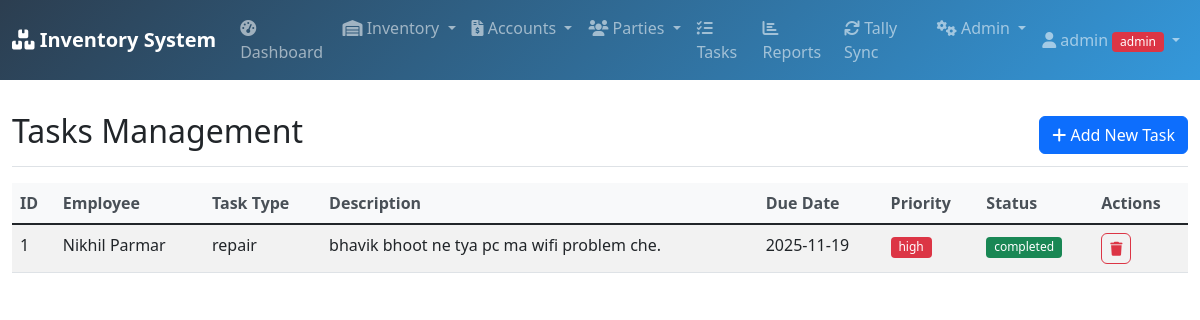
The page /tasks (signed in) on the database its author committed.
### database.py (models this page shows, shortened)
class User(UserMixin, db.Model):
    id = db.Column(db.Integer, primary_key=True)
    username = db.Column(db.String(80), unique=True, nullable=False)
    password = db.Column(db.String(120), nullable=False)
    role = db.Column(db.String(20), default='user')
    email = db.Column(db.String(120))
    phone = db.Column(db.String(20))
    created_date = db.Column(db.DateTime, default=datetime.utcnow)
    is_active = db.Column(db.Boolean, default=True)

class WorkerTask(db.Model):
    id = db.Column(db.Integer, primary_key=True)
    employee_id = db.Column(db.Integer, db.ForeignKey('employee.id'), nullable=False)
    task_type = db.Column(db.String(50))
    description = db.Column(db.Text)
    assigned_date = db.Column(db.DateTime, default=datetime.utcnow)
    due_date = db.Column(db.DateTime)
    status = db.Column(db.String(20), default='pending')
    priority = db.Column(db.String(20), default='medium')
    employee = db.relationship('Employee', backref='tasks')

class Employee(db.Model):
    id = db.Column(db.Integer, primary_key=True)
    name = db.Column(db.String(100), nullable=False)
    role = db.Column(db.String(50))
    department = db.Column(db.String(50))
    hourly_rate = db.Column(db.Float, default=0)
    phone = db.Column(db.String(20))
    email = db.Column(db.String(100))
    address = db.Column(db.Text)
    join_date = db.Column(db.DateTime, default=datetime.utcnow)

### app.py (the view)
@app.route('/tasks')
@login_required
def tasks():
    try:
        tasks_list = WorkerTask.query.all()
        employees = Employee.query.all()
        return render_template('tasks.html', tasks=tasks_list, employees=employees)
    except Exception as e:
        flash(f'Error loading tasks: {str(e)}', 'danger')
        return render_template('tasks.html', tasks=[], employees=[])

### app.py (called while the page is built)
@login_manager.user_loader
def load_user(user_id):
    return User.query.get(int(user_id))

### templates/tasks.html (shortened to what this page needs)
{% extends "base.html" %}
{% block content %}
<div class="d-flex justify-content-between flex-wrap flex-md-nowrap align-items-center pt-3 pb-2 mb-3 border-bottom">
    <h1 class="h2">Tasks Management</h1>
    <button type="button" class="btn btn-primary" data-bs-toggle="modal" data-bs-target="#addTaskModal">
        <i class="fas fa-plus"></i> Add New Task
    </button>
</div>
<div class="table-responsive">
    <table class="table table-striped table-hover">
        <thead>
            <tr>
                <th>ID</th>
                <th>Employee</th>
                <th>Task Type</th>
                <th>Description</th>
                <th>Due Date</th>
                <th>Priority</th>
                <th>Status</th>
                <th>Actions</th>
            </tr>
        </thead>
        <tbody>
            {% for task in tasks %}
            <tr>
                <td>{{ task.id }}</td>
                <td>{{ task.employee.name if task.employee else 'N/A' }}</td>
                <td>{{ task.task_type }}</td>
                <td>{{ task.description }}</td>
                <td>{{ task.due_date.strftime('%Y-%m-%d') if task.due_date else 'No due date' }}</td>
                <td>
                    <span class="badge bg-{{ 'danger' if task.priority == 'high' else 'warning' if task.priority == 'medium' else 'info' }}">
                        {{ task.priority }}
                    </span>
                </td>
                <td>
                    <span class="badge bg-{{ 'success' if task.status == 'completed' else 'warning' if task.status == 'in_progress' else 'secondary' }}">
                        {{ task.status }}
                    </span>
                </td>
                <td>
                    <div class="btn-group">
                        <a href="{{ url_for('delete_task', task_id=task.id) }}" class="btn btn-sm btn-outline-danger" onclick="return confirm('Are you sure you want to delete this task?')">
                            <i class="fas fa-trash"></i>
                        </a>
                    </div>
                </td>
            </tr>
            {% endfor %}
        </tbody>
    </table>
</div>
{% endblock %}

### templates/base.html (shortened to what this page needs)
<!DOCTYPE html>
<html lang="en">
<head>
    <link href="https://cdn.jsdelivr.net/npm/bootstrap@5.1.3/dist/css/bootstrap.min.css" rel="stylesheet">
    <link href="https://cdnjs.cloudflare.com/ajax/libs/font-awesome/6.0.0/css/all.min.css" rel="stylesheet">
    <link href="{{ url_for('static', filename='style.css') }}" rel="stylesheet">
</head>
<body>
    <nav class="navbar navbar-expand-lg navbar-dark bg-dark">
        <div class="container-fluid">
            <a class="navbar-brand" href="{{ url_for('dashboard') }}">
                <i class="fas fa-boxes"></i> Inventory System
            </a>
            <div class="collapse navbar-collapse" id="navbarNav">
                <ul class="navbar-nav me-auto">
                    {% if current_user.is_authenticated %}
                    <li class="nav-item">
                        <a class="nav-link" href="{{ url_for('dashboard') }}">
                            <i class="fas fa-tachometer-alt"></i> Dashboard
                        </a>
                    </li>
                    <li class="nav-item dropdown">
                        <a class="nav-link dropdown-toggle" href="#" id="inventoryDropdown" role="button" data-bs-toggle="dropdown">
                            <i class="fas fa-warehouse"></i> Inventory
                        </a>
                    </li>
                    <li class="nav-item dropdown">
                        <a class="nav-link dropdown-toggle" href="#" id="accountsDropdown" role="button" data-bs-toggle="dropdown">
                            <i class="fas fa-file-invoice-dollar"></i> Accounts
                        </a>
                    </li>
                    <li class="nav-item dropdown">
                        <a class="nav-link dropdown-toggle" href="#" id="partiesDropdown" role="button" data-bs-toggle="dropdown">
                            <i class="fas fa-users"></i> Parties
                        </a>
                    </li>
                    <li class="nav-item">
                        <a class="nav-link" href="{{ url_for('tasks') }}">
                            <i class="fas fa-tasks"></i> Tasks
                        </a>
                    </li>
                    <li class="nav-item">
                        <a class="nav-link" href="{{ url_for('reports') }}">
                            <i class="fas fa-chart-bar"></i> Reports
                        </a>
                    </li>
                    <li class="nav-item">
                        <a class="nav-link" href="{{ url_for('tally_sync') }}">
                            <i class="fas fa-sync"></i> Tally Sync
                        </a>
                    </li>
                    {% if current_user.role == 'admin' %}
                    <li class="nav-item dropdown">
                        <a class="nav-link dropdown-toggle" href="#" id="adminDropdown" role="button" data-bs-toggle="dropdown">
                            <i class="fas fa-cogs"></i> Admin
                        </a>
                    </li>
                    {% endif %}
                    {% endif %}
                </ul>
                <ul class="navbar-nav">
                    {% if current_user.is_authenticated %}
                    <li class="nav-item dropdown">
                        <a class="nav-link dropdown-toggle" href="#" id="userDropdown" role="button" data-bs-toggle="dropdown">
                            <i class="fas fa-user"></i> {{ current_user.username }}
                            <span class="badge bg-{% if current_user.role == 'admin' %}danger{% else %}info{% endif %}">
                                {{ current_user.role }}
                            </span>
                        </a>
                    </li>
                    {% else %}
                    <li class="nav-item">
                        <a class="nav-link" href="{{ url_for('login') }}">
                            <i class="fas fa-sign-in-alt"></i> Login
                        </a>
                    </li>
                    {% endif %}
                </ul>
            </div>
        </div>
    </nav>
    <div class="container-fluid mt-3">
        {% block content %}{% endblock %}
    </div>
</body>
</html>

### static/style.css (style rules this page uses)
.table th { border-top: none; font-weight: 600; color: #495057; background-color: #f8f9fa; }
.badge { font-size: 0.75em; font-weight: 500; }
.btn { border-radius: 0.375rem; font-weight: 500; transition: all 0.2s; }
.navbar-brand { font-weight: 700; }
.navbar-dark { background: linear-gradient(135deg, #2c3e50 0%, #3498db 100%) !important; }

### rows shown on the page
User: username "admin", role "admin"
WorkerTask: id "1", employee "Nikhil Parmar", task_type "repair", description "bhavik bhoot ne tya pc ma wifi problem che.", due_date "2025-11-19", priority "high", status "completed"
